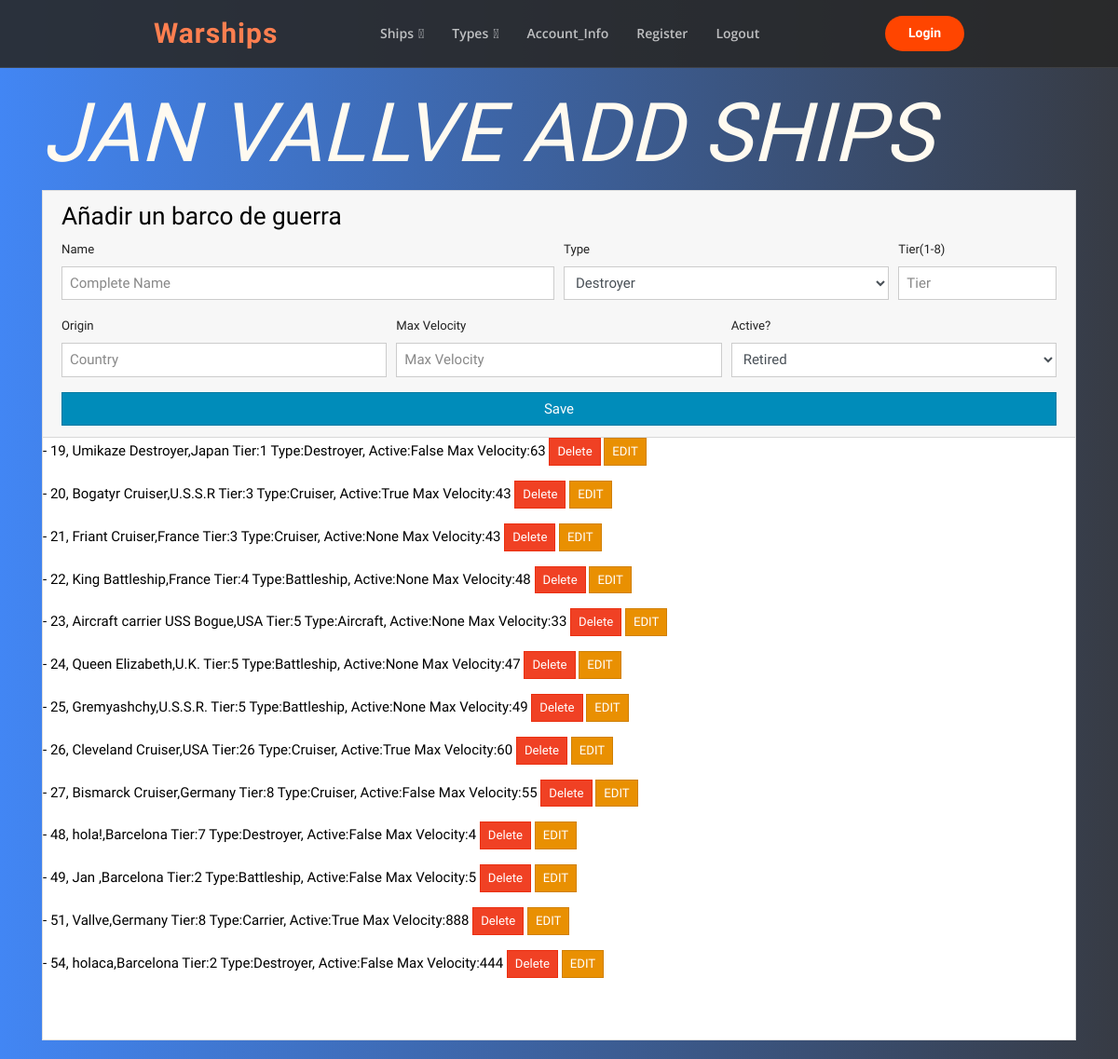
Page / (signed in) on the committed database.
### warships_blog/classes.py (models this page shows)
class Ship(db.Model):
    id = db.Column(db.Integer, primary_key=True)
    nombre = db.Column(db.String(200))
    origin = db.Column(db.String(200))
    type_class = db.Column(db.String(200))
    tier_number = db.Column(db.Integer)
    max_velocity = db.Column(db.Integer)
    active = db.Column(db.Boolean)

### warships_blog/routes.py (the view)
@app.route('/')
@login_required
def index():
    if current_user.is_authenticated:
        ships = Ship.query.all()
        return render_template('index.html', ships = ships)

### warships_blog/classes.py (called while the page is built)
@login_manager.user_loader
def load_user(id):
    return User.query.get(int(id))

### warships_blog/templates/index.html (shortened to what this page needs)
{% extends "base_template.html" %}
{% block body %}
<div>
    <main class="about-contact">
        <section class="header01 cid-rYWHPgVUdh mbr-fullscreen mbr-parallax-background" id="header01-1m">
            <div class="container">
                <div class="row justify-content-center">
                    <div class="mbr-white col-md-12">
                        <div class="wrap">
                            <h2 class="mbr-section-subtitle mbr-white mbr-bold font-italic mbr-fonts-style display-2 align-items-center">
                                JAN VALLVE ADD SHIPS</h2>
                        </div>
                    </div>
                </div>
            </div>
        </section>
        <div class="row">
            <div class="container">
                <div class="card">
                    <div class="card-header">
                        <form action="/add_ship/" method="POST">
                            <h3 class="blacky">Añadir un barco de guerra</h3>
                            <div class="form-row">
                                <div class="form-group col-md-6">
                                    <label for="inputCity">Name</label>
                                    <input type="text" name="nombre" class="form-control" placeholder="Complete Name" autofocus>
                                </div>
                                <div class="form-group col-md-4">
                                    <label for="inputState">Type </label>
                                    <select id="inputState" class="form-control" name="type_class">
                                    <option value="Destroyer">Destroyer</option>
                              </select>
                                </div>
                                <div class="form-group col-md-2">
                                    <label for="inputZip">Tier(1-8)</label>
                                    <input type="number" name="tier_number" placeholder="Tier" class="form-control">
                                </div>
                            </div>
                            <div class="form-row">
                                <div class="form-group col-md-4">
                                    <label for="inputCity">Origin</label>
                                    <input type="text" name="origin" class="form-control" placeholder="Country">
                                </div>
                                <div class="form-group col-md-4">
                                    <label for="inputZip">Max Velocity</label>
                                    <input type="number" name="max_velocity" placeholder="Max Velocity" class="form-control">
                                </div>
                                <div class="form-group col-md-4">
                                    <label for="inputZip">Active?</label>
                                    <select id="inputState" class="form-control">
                                    <option value="">Retired</option>
                              </select>
                                </div>
                            </div>
                            <button type="submit" class="btn btn-primary btn-block">Save</button>
                        </form>
                    </div>
                    <div class="list_ships">
                        {% for ship in ships %}
                        <p class="blacky"> - {{ship.id}}, {{ship.nombre}},{{ship.origin}} Tier:{{ship.tier_number}} Type:{{ship.type_class}}, Active:{{ship.active}} Max Velocity:{{ship.max_velocity}}
                            <a href="{{url_for('delete_ship', id=ship.id)}}" class="btn btn-danger btn-sm" onclick="return confirm('Are you sure?')">Delete</a>
                            <a href="{{url_for('edit_ship', id=ship.id)}}" class="btn btn-warning btn-sm ">EDIT</a>
                        </p>
                        {% endfor %}
                    </div>
                </div>
            </div>
        </div>
    </main>
</div>
{% endblock %}

### warships_blog/templates/base_template.html (shortened to what this page needs)
<!DOCTYPE html>
<html lang="en">
<head>
    <link rel="stylesheet" href="https://stackpath.bootstrapcdn.com/bootswatch/4.5.2/yeti/bootstrap.min.css">
    <link rel="stylesheet" href="{{url_for('static', filename='main.css')}}">
</head>
<body>
    <header id="header" class="fixed-top header-inner-pages">
        <div class="container-fluid">
            <div class="row justify-content-center">
                <div class="col-xl-9 d-flex align-items-center justify-content-between">
                    <h1 class="logo"><a href="/tiers/">Warships</a></h1>
                    <nav class="nav-menu d-none d-lg-block">
                        <ul>
                            <li class="drop-down"><a href="/tiers">Ships</a>
                            </li>
                            <li class="drop-down"><a href="/types">Types</a>
                            </li>
                            <li><a href="/account/">Account_Info</a></li>
                            <li><a href="/register">Register</a></li>
                            <li><a href="/logout/">Logout</a></li>
                        </ul>
                    </nav>
                    <a href="/login/" class="get-started-btn">Login</a>
                </div>
            </div>
        </div>
    </header>
    {% block body %}{% endblock %}
</body>
</html>

### warships_blog/static/main.css (style rules this page uses)
body { font-family: "Raleway", sans-serif; background: #373B44; background: -webkit-linear-gradient(to right, #4286f4, #373B44); background: linear-gradient(to right, #4286f4, #373B44); }
h1, h2, h3, h4, h5, h6 { font-family: "Raleway", sans-serif; color: floralwhite; }
.list_ships { margin-bottom: 50px; }
.blacky { color: black; }
.container-fluid { width: 100%; padding-right: 15px; padding-left: 15px; margin-right: auto; margin-left: auto; }
.about-contact { padding-top: 90px; padding-bottom: 20px; }
#header { transition: all 0.5s; z-index: 997; border-bottom: 1px solid rgba(255, 255, 255, 0.1); }
#header.header-scrolled, #header.header-inner-pages { background: rgba(40, 40, 40, 0.9); }
#header .logo { font-size: 30px; margin: 0; padding: 0; line-height: 1; font-weight: 700; letter-spacing: 1px; }
#header .logo a { color: coral; text-decoration: none; }
.nav-menu ul { margin: 0; padding: 0; list-style: none; }
.nav-menu>ul { display: flex; }
.nav-menu>ul>li { position: relative; white-space: nowrap; margin: 0 12px; }
.nav-menu a { display: block; position: relative; color: rgba(255, 255, 255, 0.7); transition: 0.3s; font-size: 14px; padding: 25px 3px; font-weight: 600; font-family: "Open Sans", sans-serif; }
.nav-menu>ul>li>a:before { content: ""; position: absolute; width: 100%; height: 2px; bottom: -2px; left: 0; background-color: deepskyblue; visibility: hidden; transition: all 0.3s ease-in-out 0s; }
.nav-menu .drop-down>a:after { content: "\ea99"; font-family: "Raleway", SansSerif; padding-left: 5px; }
.get-started-btn { margin-left: 25px; background: orangered; color: #fff; border-radius: 50px; padding: 8px 25px 9px 25px; white-space: nowrap; transition: 0.3s; font-size: 14px; display: inline-block; font-weight: bold; text-decoration: none; }

### rows in the picture
Ship: id "19", nombre "Umikaze Destroyer", origin "Japan", tier_number "1", type_class "Destroyer", active "False", max_velocity "63"
Ship: id "20", nombre "Bogatyr Cruiser", origin "U.S.S.R", tier_number "3", type_class "Cruiser", active "True", max_velocity "43"
Ship: id "21", nombre "Friant Cruiser", origin "France", tier_number "3", type_class "Cruiser", active "None", max_velocity "43"
Ship: id "22", nombre "King Battleship", origin "France", tier_number "4", type_class "Battleship", active "None", max_velocity "48"
Ship: id "23", nombre "Aircraft carrier USS Bogue", origin "USA", tier_number "5", type_class "Aircraft", active "None", max_velocity "33"
Ship: id "24", nombre "Queen Elizabeth", origin "U.K.", tier_number "5", type_class "Battleship", active "None", max_velocity "47"
Ship: id "25", nombre "Gremyashchy", origin "U.S.S.R.", tier_number "5", type_class "Battleship", active "None", max_velocity "49"
Ship: id "26", nombre "Cleveland Cruiser", origin "USA", tier_number "26", type_class "Cruiser", active "True", max_velocity "60"
Ship: id "27", nombre "Bismarck Cruiser", origin "Germany", tier_number "8", type_class "Cruiser", active "False", max_velocity "55"
Ship: id "48", nombre "hola!", origin "Barcelona", tier_number "7", type_class "Destroyer", active "False", max_velocity "4"
Ship: id "49", nombre "Jan", origin "Barcelona", tier_number "2", type_class "Battleship", active "False", max_velocity "5"
Ship: id "51", nombre "Vallve", origin "Germany", tier_number "8", type_class "Carrier", active "True", max_velocity "888"
Ship: id "54", nombre "holaca", origin "Barcelona", tier_number "2", type_class "Destroyer", active "False", max_velocity "444"
